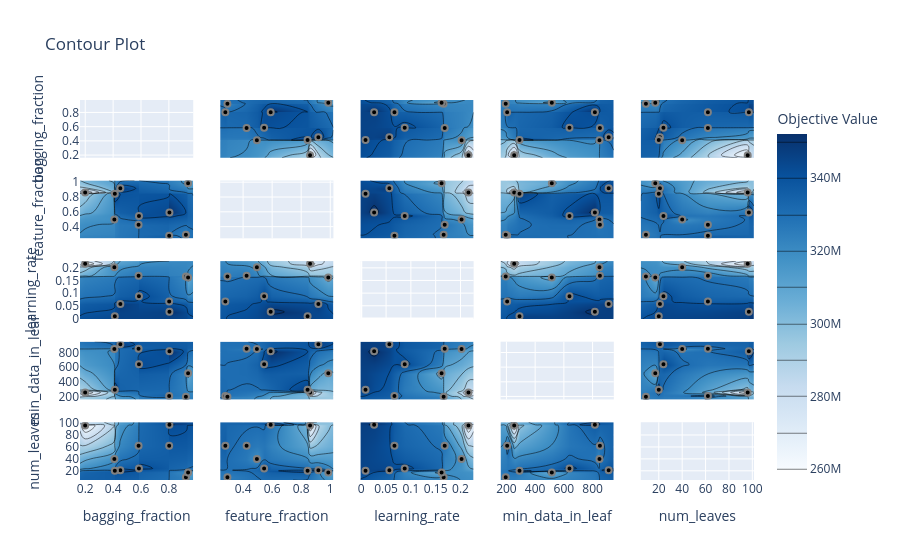

The notebook cell this image was saved under:
### Code cell
plot_contour(study)

### Figure 1 — Plotly figure (JSON) as saved in the notebook; plotly's stock layout.template omitted (floating-point values rounded to 4 significant figures; data arrays with more than 128 entries replaced by an {"elided": "..."} marker saying what was removed)
{"data": [{"type": "scatter", "xaxis": "x", "yaxis": "y"}, {"colorbar": {"title": {"text": "Objective Value"}}, "colorscale": [[0, "rgb(247,251,255)"], [0.125, "rgb(222,235,247)"], [0.25, "rgb(198,219,239)"], [0.375, "rgb(158,202,225)"], [0.5, "rgb(107,174,214)"], [0.625, "rgb(66,146,198)"], [0.75, "rgb(33,113,181)"], [0.875, "rgb(8,81,156)"], [1, "rgb(8,48,107)"]], "connectgaps": true, "contours": {"coloring": "heatmap"}, "hoverinfo": "none", "line": {"smoothing": 1.3}, "reversescale": false, "showscale": true, "type": "contour", "x": [0.1624, 0.1993, 0.4089, 0.4123, 0.4519, 0.5827, 0.5854, 0.8022, 0.8041, 0.9223, 0.9379, 0.9749], "xaxis": "x6", "y": [0.2423, 0.2777, 0.292, 0.4241, 0.4949, 0.5447, 0.59, 0.8439, 0.861, 0.918, 0.9863, 1.022], "yaxis": "y6", "z": {"elided": "12x12 float values"}}, {"marker": {"color": "black", "line": {"color": "Gray", "width": 2}}, "mode": "markers", "name": "Feasible Trial", "showlegend": false, "type": "scatter", "x": [0.4519, 0.1993, 0.8022, 0.4089, 0.8041, 0.9223, 0.5854, 0.5827, 0.9379, 0.4123], "xaxis": "x6", "y": [0.918, 0.861, 0.2777, 0.4949, 0.59, 0.292, 0.5447, 0.4241, 0.9863, 0.8439], "yaxis": "y6"}, {"colorbar": {"title": {"text": "Objective Value"}}, "colorscale": [[0, "rgb(247,251,255)"], [0.125, "rgb(222,235,247)"], [0.25, "rgb(198,219,239)"], [0.375, "rgb(158,202,225)"], [0.5, "rgb(107,174,214)"], [0.625, "rgb(66,146,198)"], [0.75, "rgb(33,113,181)"], [0.875, "rgb(8,81,156)"], [1, "rgb(8,48,107)"]], "connectgaps": true, "contours": {"coloring": "heatmap"}, "hoverinfo": "none", "line": {"smoothing": 1.3}, "reversescale": false, "showscale": false, "type": "contour", "x": [0.1624, 0.1993, 0.4089, 0.4123, 0.4519, 0.5827, 0.5854, 0.8022, 0.8041, 0.9223, 0.9379, 0.9749], "xaxis": "x11", "y": [-0.001801, 0.008577, 0.02591, 0.05664, 0.0669, 0.08756, 0.1619, 0.1661, 0.1682, 0.2022, 0.2161, 0.2265], "yaxis": "y11", "z": {"elided": "12x12 float values"}}, {"marker": {"color": "black", "line": {"color": "Gray", "width": 2}}, "mode": "markers", "name": "Feasible Trial", "showlegend": false, "type": "scatter", "x": [0.4519, 0.1993, 0.8022, 0.4089, 0.8041, 0.9223, 0.5854, 0.5827, 0.9379, 0.4123], "xaxis": "x11", "y": [0.05664, 0.2161, 0.0669, 0.2022, 0.02591, 0.1661, 0.08756, 0.1682, 0.1619, 0.008577], "yaxis": "y11"}, {"colorbar": {"title": {"text": "Objective Value"}}, "colorscale": [[0, "rgb(247,251,255)"], [0.125, "rgb(222,235,247)"], [0.25, "rgb(198,219,239)"], [0.375, "rgb(158,202,225)"], [0.5, "rgb(107,174,214)"], [0.625, "rgb(66,146,198)"], [0.75, "rgb(33,113,181)"], [0.875, "rgb(8,81,156)"], [1, "rgb(8,48,107)"]], "connectgaps": true, "contours": {"coloring": "heatmap"}, "hoverinfo": "none", "line": {"smoothing": 1.3}, "reversescale": false, "showscale": false, "type": "contour", "x": [0.1624, 0.1993, 0.4089, 0.4123, 0.4519, 0.5827, 0.5854, 0.8022, 0.8041, 0.9223, 0.9379, 0.9749], "xaxis": "x16", "y": [159.2, 195, 205, 254, 291, 516, 639, 816, 848, 851, 912, 947.9], "yaxis": "y16", "z": {"elided": "12x12 float values"}}, {"marker": {"color": "black", "line": {"color": "Gray", "width": 2}}, "mode": "markers", "name": "Feasible Trial", "showlegend": false, "type": "scatter", "x": [0.4519, 0.1993, 0.8022, 0.4089, 0.8041, 0.9223, 0.5854, 0.5827, 0.9379, 0.4123], "xaxis": "x16", "y": [912, 254, 205, 848, 816, 195, 639, 851, 516, 291], "yaxis": "y16"}, {"colorbar": {"title": {"text": "Objective Value"}}, "colorscale": [[0, "rgb(247,251,255)"], [0.125, "rgb(222,235,247)"], [0.25, "rgb(198,219,239)"], [0.375, "rgb(158,202,225)"], [0.5, "rgb(107,174,214)"], [0.625, "rgb(66,146,198)"], [0.75, "rgb(33,113,181)"], [0.875, "rgb(8,81,156)"], [1, "rgb(8,48,107)"]], "connectgaps": true, "contours": {"coloring": "heatmap"}, "hoverinfo": "none", "line": {"smoothing": 1.3}, "reversescale": false, "showscale": false, "type": "contour", "x": [0.1624, 0.1993, 0.4089, 0.4123, 0.4519, 0.5827, 0.5854, 0.8022, 0.8041, 0.9223, 0.9379, 0.9749], "xaxis": "x21", "y": [4.6, 9, 17, 20, 21, 24, 40, 62, 96, 97, 101.4], "yaxis": "y21", "z": {"elided": "11x12 float values"}}, {"marker": {"color": "black", "line": {"color": "Gray", "width": 2}}, "mode": "markers", "name": "Feasible Trial", "showlegend": false, "type": "scatter", "x": [0.4519, 0.1993, 0.8022, 0.4089, 0.8041, 0.9223, 0.5854, 0.5827, 0.9379, 0.4123], "xaxis": "x21", "y": [21, 96, 62, 40, 97, 9, 24, 62, 17, 20], "yaxis": "y21"}, {"colorbar": {"title": {"text": "Objective Value"}}, "colorscale": [[0, "rgb(247,251,255)"], [0.125, "rgb(222,235,247)"], [0.25, "rgb(198,219,239)"], [0.375, "rgb(158,202,225)"], [0.5, "rgb(107,174,214)"], [0.625, "rgb(66,146,198)"], [0.75, "rgb(33,113,181)"], [0.875, "rgb(8,81,156)"], [1, "rgb(8,48,107)"]], "connectgaps": true, "contours": {"coloring": "heatmap"}, "hoverinfo": "none", "line": {"smoothing": 1.3}, "reversescale": false, "showscale": false, "type": "contour", "x": [0.2423, 0.2777, 0.292, 0.4241, 0.4949, 0.5447, 0.59, 0.8439, 0.861, 0.918, 0.9863, 1.022], "xaxis": "x2", "y": [0.1624, 0.1993, 0.4089, 0.4123, 0.4519, 0.5827, 0.5854, 0.8022, 0.8041, 0.9223, 0.9379, 0.9749], "yaxis": "y2", "z": {"elided": "12x12 float values"}}, {"marker": {"color": "black", "line": {"color": "Gray", "width": 2}}, "mode": "markers", "name": "Feasible Trial", "showlegend": false, "type": "scatter", "x": [0.918, 0.861, 0.2777, 0.4949, 0.59, 0.292, 0.5447, 0.4241, 0.9863, 0.8439], "xaxis": "x2", "y": [0.4519, 0.1993, 0.8022, 0.4089, 0.8041, 0.9223, 0.5854, 0.5827, 0.9379, 0.4123], "yaxis": "y2"}, {"type": "scatter", "xaxis": "x7", "yaxis": "y7"}, {"colorbar": {"title": {"text": "Objective Value"}}, "colorscale": [[0, "rgb(247,251,255)"], [0.125, "rgb(222,235,247)"], [0.25, "rgb(198,219,239)"], [0.375, "rgb(158,202,225)"], [0.5, "rgb(107,174,214)"], [0.625, "rgb(66,146,198)"], [0.75, "rgb(33,113,181)"], [0.875, "rgb(8,81,156)"], [1, "rgb(8,48,107)"]], "connectgaps": true, "contours": {"coloring": "heatmap"}, "hoverinfo": "none", "line": {"smoothing": 1.3}, "reversescale": false, "showscale": false, "type": "contour", "x": [0.2423, 0.2777, 0.292, 0.4241, 0.4949, 0.5447, 0.59, 0.8439, 0.861, 0.918, 0.9863, 1.022], "xaxis": "x12", "y": [-0.001801, 0.008577, 0.02591, 0.05664, 0.0669, 0.08756, 0.1619, 0.1661, 0.1682, 0.2022, 0.2161, 0.2265], "yaxis": "y12", "z": {"elided": "12x12 float values"}}, {"marker": {"color": "black", "line": {"color": "Gray", "width": 2}}, "mode": "markers", "name": "Feasible Trial", "showlegend": false, "type": "scatter", "x": [0.918, 0.861, 0.2777, 0.4949, 0.59, 0.292, 0.5447, 0.4241, 0.9863, 0.8439], "xaxis": "x12", "y": [0.05664, 0.2161, 0.0669, 0.2022, 0.02591, 0.1661, 0.08756, 0.1682, 0.1619, 0.008577], "yaxis": "y12"}, {"colorbar": {"title": {"text": "Objective Value"}}, "colorscale": [[0, "rgb(247,251,255)"], [0.125, "rgb(222,235,247)"], [0.25, "rgb(198,219,239)"], [0.375, "rgb(158,202,225)"], [0.5, "rgb(107,174,214)"], [0.625, "rgb(66,146,198)"], [0.75, "rgb(33,113,181)"], [0.875, "rgb(8,81,156)"], [1, "rgb(8,48,107)"]], "connectgaps": true, "contours": {"coloring": "heatmap"}, "hoverinfo": "none", "line": {"smoothing": 1.3}, "reversescale": false, "showscale": false, "type": "contour", "x": [0.2423, 0.2777, 0.292, 0.4241, 0.4949, 0.5447, 0.59, 0.8439, 0.861, 0.918, 0.9863, 1.022], "xaxis": "x17", "y": [159.2, 195, 205, 254, 291, 516, 639, 816, 848, 851, 912, 947.9], "yaxis": "y17", "z": {"elided": "12x12 float values"}}, {"marker": {"color": "black", "line": {"color": "Gray", "width": 2}}, "mode": "markers", "name": "Feasible Trial", "showlegend": false, "type": "scatter", "x": [0.918, 0.861, 0.2777, 0.4949, 0.59, 0.292, 0.5447, 0.4241, 0.9863, 0.8439], "xaxis": "x17", "y": [912, 254, 205, 848, 816, 195, 639, 851, 516, 291], "yaxis": "y17"}, {"colorbar": {"title": {"text": "Objective Value"}}, "colorscale": [[0, "rgb(247,251,255)"], [0.125, "rgb(222,235,247)"], [0.25, "rgb(198,219,239)"], [0.375, "rgb(158,202,225)"], [0.5, "rgb(107,174,214)"], [0.625, "rgb(66,146,198)"], [0.75, "rgb(33,113,181)"], [0.875, "rgb(8,81,156)"], [1, "rgb(8,48,107)"]], "connectgaps": true, "contours": {"coloring": "heatmap"}, "hoverinfo": "none", "line": {"smoothing": 1.3}, "reversescale": false, "showscale": false, "type": "contour", "x": [0.2423, 0.2777, 0.292, 0.4241, 0.4949, 0.5447, 0.59, 0.8439, 0.861, 0.918, 0.9863, 1.022], "xaxis": "x22", "y": [4.6, 9, 17, 20, 21, 24, 40, 62, 96, 97, 101.4], "yaxis": "y22", "z": {"elided": "11x12 float values"}}, {"marker": {"color": "black", "line": {"color": "Gray", "width": 2}}, "mode": "markers", "name": "Feasible Trial", "showlegend": false, "type": "scatter", "x": [0.918, 0.861, 0.2777, 0.4949, 0.59, 0.292, 0.5447, 0.4241, 0.9863, 0.8439], "xaxis": "x22", "y": [21, 96, 62, 40, 97, 9, 24, 62, 17, 20], "yaxis": "y22"}, {"colorbar": {"title": {"text": "Objective Value"}}, "colorscale": [[0, "rgb(247,251,255)"], [0.125, "rgb(222,235,247)"], [0.25, "rgb(198,219,239)"], [0.375, "rgb(158,202,225)"], [0.5, "rgb(107,174,214)"], [0.625, "rgb(66,146,198)"], [0.75, "rgb(33,113,181)"], [0.875, "rgb(8,81,156)"], [1, "rgb(8,48,107)"]], "connectgaps": true, "contours": {"coloring": "heatmap"}, "hoverinfo": "none", "line": {"smoothing": 1.3}, "reversescale": false, "showscale": false, "type": "contour", "x": [-0.001801, 0.008577, 0.02591, 0.05664, 0.0669, 0.08756, 0.1619, 0.1661, 0.1682, 0.2022, 0.2161, 0.2265], "xaxis": "x3", "y": [0.1624, 0.1993, 0.4089, 0.4123, 0.4519, 0.5827, 0.5854, 0.8022, 0.8041, 0.9223, 0.9379, 0.9749], "yaxis": "y3", "z": {"elided": "12x12 float values"}}, {"marker": {"color": "black", "line": {"color": "Gray", "width": 2}}, "mode": "markers", "name": "Feasible Trial", "showlegend": false, "type": "scatter", "x": [0.05664, 0.2161, 0.0669, 0.2022, 0.02591, 0.1661, 0.08756, 0.1682, 0.1619, 0.008577], "xaxis": "x3", "y": [0.4519, 0.1993, 0.8022, 0.4089, 0.8041, 0.9223, 0.5854, 0.5827, 0.9379, 0.4123], "yaxis": "y3"}, {"colorbar": {"title": {"text": "Objective Value"}}, "colorscale": [[0, "rgb(247,251,255)"], [0.125, "rgb(222,235,247)"], [0.25, "rgb(198,219,239)"], [0.375, "rgb(158,202,225)"], [0.5, "rgb(107,174,214)"], [0.625, "rgb(66,146,198)"], [0.75, "rgb(33,113,181)"], [0.875, "rgb(8,81,156)"], [1, "rgb(8,48,107)"]], "connectgaps": true, "contours": {"coloring": "heatmap"}, "hoverinfo": "none", "line": {"smoothing": 1.3}, "reversescale": false, "showscale": false, "type": "contour", "x": [-0.001801, 0.008577, 0.02591, 0.05664, 0.0669, 0.08756, 0.1619, 0.1661, 0.1682, 0.2022, 0.2161, 0.2265], "xaxis": "x8", "y": [0.2423, 0.2777, 0.292, 0.4241, 0.4949, 0.5447, 0.59, 0.8439, 0.861, 0.918, 0.9863, 1.022], "yaxis": "y8", "z": {"elided": "12x12 float values"}}, {"marker": {"color": "black", "line": {"color": "Gray", "width": 2}}, "mode": "markers", "name": "Feasible Trial", "showlegend": false, "type": "scatter", "x": [0.05664, 0.2161, 0.0669, 0.2022, 0.02591, 0.1661, 0.08756, 0.1682, 0.1619, 0.008577], "xaxis": "x8", "y": [0.918, 0.861, 0.2777, 0.4949, 0.59, 0.292, 0.5447, 0.4241, 0.9863, 0.8439], "yaxis": "y8"}, {"type": "scatter", "xaxis": "x13", "yaxis": "y13"}, {"colorbar": {"title": {"text": "Objective Value"}}, "colorscale": [[0, "rgb(247,251,255)"], [0.125, "rgb(222,235,247)"], [0.25, "rgb(198,219,239)"], [0.375, "rgb(158,202,225)"], [0.5, "rgb(107,174,214)"], [0.625, "rgb(66,146,198)"], [0.75, "rgb(33,113,181)"], [0.875, "rgb(8,81,156)"], [1, "rgb(8,48,107)"]], "connectgaps": true, "contours": {"coloring": "heatmap"}, "hoverinfo": "none", "line": {"smoothing": 1.3}, "reversescale": false, "showscale": false, "type": "contour", "x": [-0.001801, 0.008577, 0.02591, 0.05664, 0.0669, 0.08756, 0.1619, 0.1661, 0.1682, 0.2022, 0.2161, 0.2265], "xaxis": "x18", "y": [159.2, 195, 205, 254, 291, 516, 639, 816, 848, 851, 912, 947.9], "yaxis": "y18", "z": {"elided": "12x12 float values"}}, {"marker": {"color": "black", "line": {"color": "Gray", "width": 2}}, "mode": "markers", "name": "Feasible Trial", "showlegend": false, "type": "scatter", "x": [0.05664, 0.2161, 0.0669, 0.2022, 0.02591, 0.1661, 0.08756, 0.1682, 0.1619, 0.008577], "xaxis": "x18", "y": [912, 254, 205, 848, 816, 195, 639, 851, 516, 291], "yaxis": "y18"}, {"colorbar": {"title": {"text": "Objective Value"}}, "colorscale": [[0, "rgb(247,251,255)"], [0.125, "rgb(222,235,247)"], [0.25, "rgb(198,219,239)"], [0.375, "rgb(158,202,225)"], [0.5, "rgb(107,174,214)"], [0.625, "rgb(66,146,198)"], [0.75, "rgb(33,113,181)"], [0.875, "rgb(8,81,156)"], [1, "rgb(8,48,107)"]], "connectgaps": true, "contours": {"coloring": "heatmap"}, "hoverinfo": "none", "line": {"smoothing": 1.3}, "reversescale": false, "showscale": false, "type": "contour", "x": [-0.001801, 0.008577, 0.02591, 0.05664, 0.0669, 0.08756, 0.1619, 0.1661, 0.1682, 0.2022, 0.2161, 0.2265], "xaxis": "x23", "y": [4.6, 9, 17, 20, 21, 24, 40, 62, 96, 97, 101.4], "yaxis": "y23", "z": {"elided": "11x12 float values"}}, {"marker": {"color": "black", "line": {"color": "Gray", "width": 2}}, "mode": "markers", "name": "Feasible Trial", "showlegend": false, "type": "scatter", "x": [0.05664, 0.2161, 0.0669, 0.2022, 0.02591, 0.1661, 0.08756, 0.1682, 0.1619, 0.008577], "xaxis": "x23", "y": [21, 96, 62, 40, 97, 9, 24, 62, 17, 20], "yaxis": "y23"}, {"colorbar": {"title": {"text": "Objective Value"}}, "colorscale": [[0, "rgb(247,251,255)"], [0.125, "rgb(222,235,247)"], [0.25, "rgb(198,219,239)"], [0.375, "rgb(158,202,225)"], [0.5, "rgb(107,174,214)"], [0.625, "rgb(66,146,198)"], [0.75, "rgb(33,113,181)"], [0.875, "rgb(8,81,156)"], [1, "rgb(8,48,107)"]], "connectgaps": true, "contours": {"coloring": "heatmap"}, "hoverinfo": "none", "line": {"smoothing": 1.3}, "reversescale": false, "showscale": false, "type": "contour", "x": [159.2, 195, 205, 254, 291, 516, 639, 816, 848, 851, 912, 947.9], "xaxis": "x4", "y": [0.1624, 0.1993, 0.4089, 0.4123, 0.4519, 0.5827, 0.5854, 0.8022, 0.8041, 0.9223, 0.9379, 0.9749], "yaxis": "y4", "z": {"elided": "12x12 float values"}}, {"marker": {"color": "black", "line": {"color": "Gray", "width": 2}}, "mode": "markers", "name": "Feasible Trial", "showlegend": false, "type": "scatter", "x": [912, 254, 205, 848, 816, 195, 639, 851, 516, 291], "xaxis": "x4", "y": [0.4519, 0.1993, 0.8022, 0.4089, 0.8041, 0.9223, 0.5854, 0.5827, 0.9379, 0.4123], "yaxis": "y4"}, {"colorbar": {"title": {"text": "Objective Value"}}, "colorscale": [[0, "rgb(247,251,255)"], [0.125, "rgb(222,235,247)"], [0.25, "rgb(198,219,239)"], [0.375, "rgb(158,202,225)"], [0.5, "rgb(107,174,214)"], [0.625, "rgb(66,146,198)"], [0.75, "rgb(33,113,181)"], [0.875, "rgb(8,81,156)"], [1, "rgb(8,48,107)"]], "connectgaps": true, "contours": {"coloring": "heatmap"}, "hoverinfo": "none", "line": {"smoothing": 1.3}, "reversescale": false, "showscale": false, "type": "contour", "x": [159.2, 195, 205, 254, 291, 516, 639, 816, 848, 851, 912, 947.9], "xaxis": "x9", "y": [0.2423, 0.2777, 0.292, 0.4241, 0.4949, 0.5447, 0.59, 0.8439, 0.861, 0.918, 0.9863, 1.022], "yaxis": "y9", "z": {"elided": "12x12 float values"}}, {"marker": {"color": "black", "line": {"color": "Gray", "width": 2}}, "mode": "markers", "name": "Feasible Trial", "showlegend": false, "type": "scatter", "x": [912, 254, 205, 848, 816, 195, 639, 851, 516, 291], "xaxis": "x9", "y": [0.918, 0.861, 0.2777, 0.4949, 0.59, 0.292, 0.5447, 0.4241, 0.9863, 0.8439], "yaxis": "y9"}, {"colorbar": {"title": {"text": "Objective Value"}}, "colorscale": [[0, "rgb(247,251,255)"], [0.125, "rgb(222,235,247)"], [0.25, "rgb(198,219,239)"], [0.375, "rgb(158,202,225)"], [0.5, "rgb(107,174,214)"], [0.625, "rgb(66,146,198)"], [0.75, "rgb(33,113,181)"], [0.875, "rgb(8,81,156)"], [1, "rgb(8,48,107)"]], "connectgaps": true, "contours": {"coloring": "heatmap"}, "hoverinfo": "none", "line": {"smoothing": 1.3}, "reversescale": false, "showscale": false, "type": "contour", "x": [159.2, 195, 205, 254, 291, 516, 639, 816, 848, 851, 912, 947.9], "xaxis": "x14", "y": [-0.001801, 0.008577, 0.02591, 0.05664, 0.0669, 0.08756, 0.1619, 0.1661, 0.1682, 0.2022, 0.2161, 0.2265], "yaxis": "y14", "z": {"elided": "12x12 float values"}}, {"marker": {"color": "black", "line": {"color": "Gray", "width": 2}}, "mode": "markers", "name": "Feasible Trial", "showlegend": false, "type": "scatter", "x": [912, 254, 205, 848, 816, 195, 639, 851, 516, 291], "xaxis": "x14", "y": [0.05664, 0.2161, 0.0669, 0.2022, 0.02591, 0.1661, 0.08756, 0.1682, 0.1619, 0.008577], "yaxis": "y14"}, {"type": "scatter", "xaxis": "x19", "yaxis": "y19"}, {"colorbar": {"title": {"text": "Objective Value"}}, "colorscale": [[0, "rgb(247,251,255)"], [0.125, "rgb(222,235,247)"], [0.25, "rgb(198,219,239)"], [0.375, "rgb(158,202,225)"], [0.5, "rgb(107,174,214)"], [0.625, "rgb(66,146,198)"], [0.75, "rgb(33,113,181)"], [0.875, "rgb(8,81,156)"], [1, "rgb(8,48,107)"]], "connectgaps": true, "contours": {"coloring": "heatmap"}, "hoverinfo": "none", "line": {"smoothing": 1.3}, "reversescale": false, "showscale": false, "type": "contour", "x": [159.2, 195, 205, 254, 291, 516, 639, 816, 848, 851, 912, 947.9], "xaxis": "x24", "y": [4.6, 9, 17, 20, 21, 24, 40, 62, 96, 97, 101.4], "yaxis": "y24", "z": {"elided": "11x12 float values"}}, {"marker": {"color": "black", "line": {"color": "Gray", "width": 2}}, "mode": "markers", "name": "Feasible Trial", "showlegend": false, "type": "scatter", "x": [912, 254, 205, 848, 816, 195, 639, 851, 516, 291], "xaxis": "x24", "y": [21, 96, 62, 40, 97, 9, 24, 62, 17, 20], "yaxis": "y24"}, {"colorbar": {"title": {"text": "Objective Value"}}, "colorscale": [[0, "rgb(247,251,255)"], [0.125, "rgb(222,235,247)"], [0.25, "rgb(198,219,239)"], [0.375, "rgb(158,202,225)"], [0.5, "rgb(107,174,214)"], [0.625, "rgb(66,146,198)"], [0.75, "rgb(33,113,181)"], [0.875, "rgb(8,81,156)"], [1, "rgb(8,48,107)"]], "connectgaps": true, "contours": {"coloring": "heatmap"}, "hoverinfo": "none", "line": {"smoothing": 1.3}, "reversescale": false, "showscale": false, "type": "contour", "x": [4.6, 9, 17, 20, 21, 24, 40, 62, 96, 97, 101.4], "xaxis": "x5", "y": [0.1624, 0.1993, 0.4089, 0.4123, 0.4519, 0.5827, 0.5854, 0.8022, 0.8041, 0.9223, 0.9379, 0.9749], "yaxis": "y5", "z": {"elided": "12x11 float values"}}, {"marker": {"color": "black", "line": {"color": "Gray", "width": 2}}, "mode": "markers", "name": "Feasible Trial", "showlegend": false, "type": "scatter", "x": [21, 96, 62, 40, 97, 9, 24, 62, 17, 20], "xaxis": "x5", "y": [0.4519, 0.1993, 0.8022, 0.4089, 0.8041, 0.9223, 0.5854, 0.5827, 0.9379, 0.4123], "yaxis": "y5"}, {"colorbar": {"title": {"text": "Objective Value"}}, "colorscale": [[0, "rgb(247,251,255)"], [0.125, "rgb(222,235,247)"], [0.25, "rgb(198,219,239)"], [0.375, "rgb(158,202,225)"], [0.5, "rgb(107,174,214)"], [0.625, "rgb(66,146,198)"], [0.75, "rgb(33,113,181)"], [0.875, "rgb(8,81,156)"], [1, "rgb(8,48,107)"]], "connectgaps": true, "contours": {"coloring": "heatmap"}, "hoverinfo": "none", "line": {"smoothing": 1.3}, "reversescale": false, "showscale": false, "type": "contour", "x": [4.6, 9, 17, 20, 21, 24, 40, 62, 96, 97, 101.4], "xaxis": "x10", "y": [0.2423, 0.2777, 0.292, 0.4241, 0.4949, 0.5447, 0.59, 0.8439, 0.861, 0.918, 0.9863, 1.022], "yaxis": "y10", "z": {"elided": "12x11 float values"}}, {"marker": {"color": "black", "line": {"color": "Gray", "width": 2}}, "mode": "markers", "name": "Feasible Trial", "showlegend": false, "type": "scatter", "x": [21, 96, 62, 40, 97, 9, 24, 62, 17, 20], "xaxis": "x10", "y": [0.918, 0.861, 0.2777, 0.4949, 0.59, 0.292, 0.5447, 0.4241, 0.9863, 0.8439], "yaxis": "y10"}, {"colorbar": {"title": {"text": "Objective Value"}}, "colorscale": [[0, "rgb(247,251,255)"], [0.125, "rgb(222,235,247)"], [0.25, "rgb(198,219,239)"], [0.375, "rgb(158,202,225)"], [0.5, "rgb(107,174,214)"], [0.625, "rgb(66,146,198)"], [0.75, "rgb(33,113,181)"], [0.875, "rgb(8,81,156)"], [1, "rgb(8,48,107)"]], "connectgaps": true, "contours": {"coloring": "heatmap"}, "hoverinfo": "none", "line": {"smoothing": 1.3}, "reversescale": false, "showscale": false, "type": "contour", "x": [4.6, 9, 17, 20, 21, 24, 40, 62, 96, 97, 101.4], "xaxis": "x15", "y": [-0.001801, 0.008577, 0.02591, 0.05664, 0.0669, 0.08756, 0.1619, 0.1661, 0.1682, 0.2022, 0.2161, 0.2265], "yaxis": "y15", "z": {"elided": "12x11 float values"}}, {"marker": {"color": "black", "line": {"color": "Gray", "width": 2}}, "mode": "markers", "name": "Feasible Trial", "showlegend": false, "type": "scatter", "x": [21, 96, 62, 40, 97, 9, 24, 62, 17, 20], "xaxis": "x15", "y": [0.05664, 0.2161, 0.0669, 0.2022, 0.02591, 0.1661, 0.08756, 0.1682, 0.1619, 0.008577], "yaxis": "y15"}, {"colorbar": {"title": {"text": "Objective Value"}}, "colorscale": [[0, "rgb(247,251,255)"], [0.125, "rgb(222,235,247)"], [0.25, "rgb(198,219,239)"], [0.375, "rgb(158,202,225)"], [0.5, "rgb(107,174,214)"], [0.625, "rgb(66,146,198)"], [0.75, "rgb(33,113,181)"], [0.875, "rgb(8,81,156)"], [1, "rgb(8,48,107)"]], "connectgaps": true, "contours": {"coloring": "heatmap"}, "hoverinfo": "none", "line": {"smoothing": 1.3}, "reversescale": false, "showscale": false, "type": "contour", "x": [4.6, 9, 17, 20, 21, 24, 40, 62, 96, 97, 101.4], "xaxis": "x20", "y": [159.2, 195, 205, 254, 291, 516, 639, 816, 848, 851, 912, 947.9], "yaxis": "y20", "z": {"elided": "12x11 float values"}}, {"marker": {"color": "black", "line": {"color": "Gray", "width": 2}}, "mode": "markers", "name": "Feasible Trial", "showlegend": false, "type": "scatter", "x": [21, 96, 62, 40, 97, 9, 24, 62, 17, 20], "xaxis": "x20", "y": [912, 254, 205, 848, 816, 195, 639, 851, 516, 291], "yaxis": "y20"}, {"type": "scatter", "xaxis": "x25", "yaxis": "y25"}], "layout": {"title": {"text": "Contour Plot"}, "xaxis": {"anchor": "y", "domain": [0, 0.168], "matches": "x21", "range": [0.1624, 0.9749], "showticklabels": false}, "xaxis10": {"anchor": "y10", "domain": [0.832, 1], "matches": "x25", "range": [4.6, 101.4], "showticklabels": false}, "xaxis11": {"anchor": "y11", "domain": [0, 0.168], "matches": "x21", "range": [0.1624, 0.9749], "showticklabels": false}, "xaxis12": {"anchor": "y12", "domain": [0.208, 0.376], "matches": "x22", "range": [0.2423, 1.022], "showticklabels": false}, "xaxis13": {"anchor": "y13", "domain": [0.416, 0.584], "matches": "x23", "range": [-0.001801, 0.2265], "showticklabels": false}, "xaxis14": {"anchor": "y14", "domain": [0.624, 0.792], "matches": "x24", "range": [159.2, 947.9], "showticklabels": false}, "xaxis15": {"anchor": "y15", "domain": [0.832, 1], "matches": "x25", "range": [4.6, 101.4], "showticklabels": false}, "xaxis16": {"anchor": "y16", "domain": [0, 0.168], "matches": "x21", "range": [0.1624, 0.9749], "showticklabels": false}, "xaxis17": {"anchor": "y17", "domain": [0.208, 0.376], "matches": "x22", "range": [0.2423, 1.022], "showticklabels": false}, "xaxis18": {"anchor": "y18", "domain": [0.416, 0.584], "matches": "x23", "range": [-0.001801, 0.2265], "showticklabels": false}, "xaxis19": {"anchor": "y19", "domain": [0.624, 0.792], "matches": "x24", "range": [159.2, 947.9], "showticklabels": false}, "xaxis2": {"anchor": "y2", "domain": [0.208, 0.376], "matches": "x22", "range": [0.2423, 1.022], "showticklabels": false}, "xaxis20": {"anchor": "y20", "domain": [0.832, 1], "matches": "x25", "range": [4.6, 101.4], "showticklabels": false}, "xaxis21": {"anchor": "y21", "domain": [0, 0.168], "range": [0.1624, 0.9749], "title": {"text": "bagging_fraction"}}, "xaxis22": {"anchor": "y22", "domain": [0.208, 0.376], "range": [0.2423, 1.022], "title": {"text": "feature_fraction"}}, "xaxis23": {"anchor": "y23", "domain": [0.416, 0.584], "range": [-0.001801, 0.2265], "title": {"text": "learning_rate"}}, "xaxis24": {"anchor": "y24", "domain": [0.624, 0.792], "range": [159.2, 947.9], "title": {"text": "min_data_in_leaf"}}, "xaxis25": {"anchor": "y25", "domain": [0.832, 1], "range": [4.6, 101.4], "title": {"text": "num_leaves"}}, "xaxis3": {"anchor": "y3", "domain": [0.416, 0.584], "matches": "x23", "range": [-0.001801, 0.2265], "showticklabels": false}, "xaxis4": {"anchor": "y4", "domain": [0.624, 0.792], "matches": "x24", "range": [159.2, 947.9], "showticklabels": false}, "xaxis5": {"anchor": "y5", "domain": [0.832, 1], "matches": "x25", "range": [4.6, 101.4], "showticklabels": false}, "xaxis6": {"anchor": "y6", "domain": [0, 0.168], "matches": "x21", "range": [0.1624, 0.9749], "showticklabels": false}, "xaxis7": {"anchor": "y7", "domain": [0.208, 0.376], "matches": "x22", "range": [0.2423, 1.022], "showticklabels": false}, "xaxis8": {"anchor": "y8", "domain": [0.416, 0.584], "matches": "x23", "range": [-0.001801, 0.2265], "showticklabels": false}, "xaxis9": {"anchor": "y9", "domain": [0.624, 0.792], "matches": "x24", "range": [159.2, 947.9], "showticklabels": false}, "yaxis": {"anchor": "x", "domain": [0.848, 1], "range": [0.1624, 0.9749], "title": {"text": "bagging_fraction"}}, "yaxis10": {"anchor": "x10", "domain": [0.636, 0.788], "matches": "y6", "range": [0.2423, 1.022], "showticklabels": false}, "yaxis11": {"anchor": "x11", "domain": [0.424, 0.576], "range": [-0.001801, 0.2265], "title": {"text": "learning_rate"}}, "yaxis12": {"anchor": "x12", "domain": [0.424, 0.576], "matches": "y11", "range": [-0.001801, 0.2265], "showticklabels": false}, "yaxis13": {"anchor": "x13", "domain": [0.424, 0.576], "matches": "y11", "range": [-0.001801, 0.2265], "showticklabels": false}, "yaxis14": {"anchor": "x14", "domain": [0.424, 0.576], "matches": "y11", "range": [-0.001801, 0.2265], "showticklabels": false}, "yaxis15": {"anchor": "x15", "domain": [0.424, 0.576], "matches": "y11", "range": [-0.001801, 0.2265], "showticklabels": false}, "yaxis16": {"anchor": "x16", "domain": [0.212, 0.364], "range": [159.2, 947.9], "title": {"text": "min_data_in_leaf"}}, "yaxis17": {"anchor": "x17", "domain": [0.212, 0.364], "matches": "y16", "range": [159.2, 947.9], "showticklabels": false}, "yaxis18": {"anchor": "x18", "domain": [0.212, 0.364], "matches": "y16", "range": [159.2, 947.9], "showticklabels": false}, "yaxis19": {"anchor": "x19", "domain": [0.212, 0.364], "matches": "y16", "range": [159.2, 947.9], "showticklabels": false}, "yaxis2": {"anchor": "x2", "domain": [0.848, 1], "matches": "y", "range": [0.1624, 0.9749], "showticklabels": false}, "yaxis20": {"anchor": "x20", "domain": [0.212, 0.364], "matches": "y16", "range": [159.2, 947.9], "showticklabels": false}, "yaxis21": {"anchor": "x21", "domain": [0, 0.152], "range": [4.6, 101.4], "title": {"text": "num_leaves"}}, "yaxis22": {"anchor": "x22", "domain": [0, 0.152], "matches": "y21", "range": [4.6, 101.4], "showticklabels": false}, "yaxis23": {"anchor": "x23", "domain": [0, 0.152], "matches": "y21", "range": [4.6, 101.4], "showticklabels": false}, "yaxis24": {"anchor": "x24", "domain": [0, 0.152], "matches": "y21", "range": [4.6, 101.4], "showticklabels": false}, "yaxis25": {"anchor": "x25", "domain": [0, 0.152], "matches": "y21", "range": [4.6, 101.4], "showticklabels": false}, "yaxis3": {"anchor": "x3", "domain": [0.848, 1], "matches": "y", "range": [0.1624, 0.9749], "showticklabels": false}, "yaxis4": {"anchor": "x4", "domain": [0.848, 1], "matches": "y", "range": [0.1624, 0.9749], "showticklabels": false}, "yaxis5": {"anchor": "x5", "domain": [0.848, 1], "matches": "y", "range": [0.1624, 0.9749], "showticklabels": false}, "yaxis6": {"anchor": "x6", "domain": [0.636, 0.788], "range": [0.2423, 1.022], "title": {"text": "feature_fraction"}}, "yaxis7": {"anchor": "x7", "domain": [0.636, 0.788], "matches": "y6", "range": [0.2423, 1.022], "showticklabels": false}, "yaxis8": {"anchor": "x8", "domain": [0.636, 0.788], "matches": "y6", "range": [0.2423, 1.022], "showticklabels": false}, "yaxis9": {"anchor": "x9", "domain": [0.636, 0.788], "matches": "y6", "range": [0.2423, 1.022], "showticklabels": false}}}
